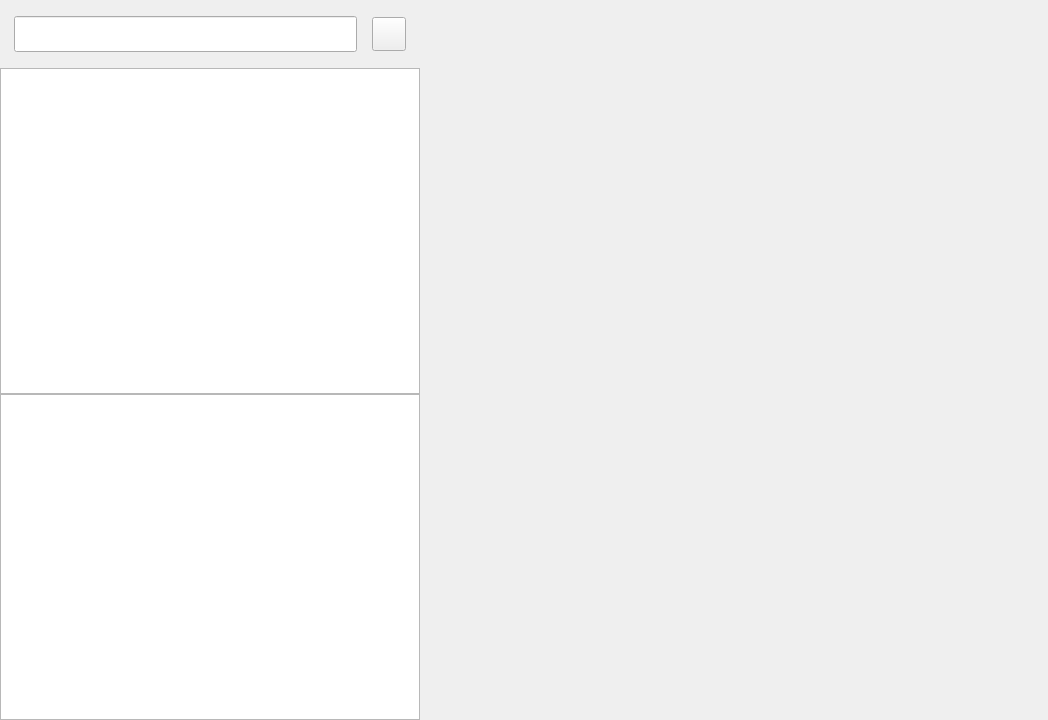
<?xml version="1.0" encoding="UTF-8"?>
<ui version="4.0">
 <class>ConversationSection</class>
 <widget class="QWidget" name="ConversationSection">
  <property name="geometry">
   <rect>
    <x>0</x>
    <y>0</y>
    <width>1048</width>
    <height>720</height>
   </rect>
  </property>
  <layout class="QHBoxLayout" name="section_layout">
   <property name="spacing">
    <number>0</number>
   </property>
   <property name="leftMargin">
    <number>0</number>
   </property>
   <property name="topMargin">
    <number>0</number>
   </property>
   <property name="rightMargin">
    <number>0</number>
   </property>
   <property name="bottomMargin">
    <number>0</number>
   </property>
   <item>
    <widget class="QSplitter" name="main_splitter">
     <property name="orientation">
      <enum>Qt::Horizontal</enum>
     </property>
     <property name="handleWidth">
      <number>0</number>
     </property>
     <property name="childrenCollapsible">
      <bool>false</bool>
     </property>
     <widget class="QWidget" name="chat_user_wid" native="true">
      <property name="minimumSize">
       <size>
        <width>250</width>
        <height>0</height>
       </size>
      </property>
      <property name="maximumSize">
       <size>
        <width>420</width>
        <height>16777215</height>
       </size>
      </property>
      <layout class="QVBoxLayout" name="verticalLayout_2">
       <property name="spacing">
        <number>0</number>
       </property>
       <property name="leftMargin">
        <number>0</number>
       </property>
       <property name="topMargin">
        <number>0</number>
       </property>
       <property name="rightMargin">
        <number>0</number>
       </property>
       <property name="bottomMargin">
        <number>0</number>
       </property>
       <item>
        <widget class="QWidget" name="search_wid" native="true">
         <property name="minimumSize">
          <size>
           <width>0</width>
           <height>68</height>
          </size>
         </property>
         <property name="maximumSize">
          <size>
           <width>16777215</width>
           <height>68</height>
          </size>
         </property>
         <layout class="QHBoxLayout" name="horizontalLayout_2">
          <property name="spacing">
           <number>10</number>
          </property>
          <property name="leftMargin">
           <number>14</number>
          </property>
          <property name="topMargin">
           <number>14</number>
          </property>
          <property name="rightMargin">
           <number>14</number>
          </property>
          <property name="bottomMargin">
           <number>14</number>
          </property>
          <item>
           <widget class="CustomizeEdit" name="search_edit">
            <property name="minimumSize">
             <size>
              <width>0</width>
              <height>36</height>
             </size>
            </property>
            <property name="maximumSize">
             <size>
              <width>16777215</width>
              <height>36</height>
             </size>
            </property>
           </widget>
          </item>
          <item>
           <spacer name="horizontalSpacer">
            <property name="orientation">
             <enum>Qt::Horizontal</enum>
            </property>
            <property name="sizeType">
             <enum>QSizePolicy::Fixed</enum>
            </property>
            <property name="sizeHint" stdset="0">
             <size>
              <width>5</width>
              <height>20</height>
             </size>
            </property>
           </spacer>
          </item>
          <item>
           <widget class="QPushButton" name="add_btn">
            <property name="minimumSize">
             <size>
              <width>34</width>
              <height>34</height>
             </size>
            </property>
            <property name="maximumSize">
             <size>
              <width>34</width>
              <height>34</height>
             </size>
            </property>
            <property name="cursor">
             <cursorShape>PointingHandCursor</cursorShape>
            </property>
            <property name="focusPolicy">
             <enum>Qt::NoFocus</enum>
            </property>
            <property name="toolTip">
             <string>更多操作</string>
            </property>
            <property name="accessibleName">
             <string>更多操作</string>
            </property>
            <property name="text">
             <string />
            </property>
            <property name="autoDefault">
             <bool>false</bool>
            </property>
           </widget>
          </item>
         </layout>
        </widget>
       </item>
       <item>
        <widget class="ChatUserList" name="chat_user_list" />
       </item>
       <item>
        <widget class="SearchList" name="search_list" />
       </item>
      </layout>
     </widget>
     <widget class="ChatPage" name="chat_page" />
    </widget>
   </item>
  </layout>
 </widget>
 <customwidgets>
  <customwidget>
   <class>CustomizeEdit</class>
   <extends>QLineEdit</extends>
   <header location="global">widgets/customizeedit.h</header>
  </customwidget>
  <customwidget>
   <class>SearchList</class>
   <extends>QListWidget</extends>
   <header location="global">widgets/searchlist.h</header>
  </customwidget>
  <customwidget>
   <class>ChatUserList</class>
   <extends>QListWidget</extends>
   <header location="global">widgets/chatuserlist.h</header>
  </customwidget>
  <customwidget>
   <class>ChatPage</class>
   <extends>QWidget</extends>
   <header location="global">dialogs/chatpage.h</header>
   <container>1</container>
  </customwidget>
 </customwidgets>
 <resources />
 <connections />
</ui>
